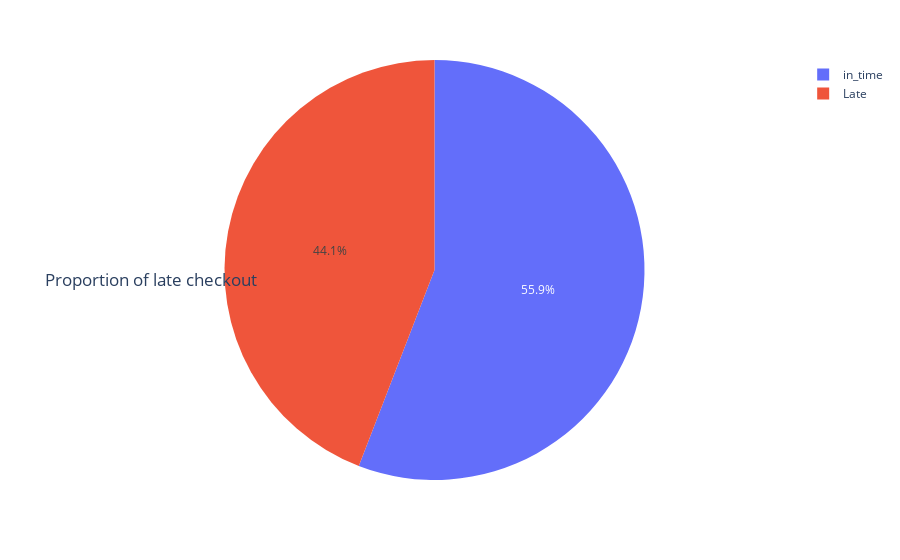

This figure's notebook cell:
### Markdown cell above
Proportion of late checkout

### Code cell
mask = df_delay['delay_at_checkout_in_minutes'] > 0
df_delay['checkout_status'] = ["Late" if x>0 else "in_time" for x in df_delay['delay_at_checkout_in_minutes']] 
fig = px.pie(df_delay, names='checkout_status')
fig.update_layout(title_text='Proportion of late checkout',title_y=0.5)
fig.show()

### Figure 1 — Plotly figure (JSON) as saved in the notebook; plotly's stock layout.template omitted (floating-point values rounded to 4 significant figures; data arrays with more than 128 entries replaced by an {"elided": "..."} marker saying what was removed)
{"data": [{"domain": {"x": [0, 1], "y": [0, 1]}, "hovertemplate": "checkout_status=%{label}<extra></extra>", "labels": {"elided": "21310 str values"}, "legendgroup": "", "name": "", "showlegend": true, "type": "pie"}], "layout": {"legend": {"tracegroupgap": 0}, "margin": {"t": 60}, "title": {"text": "Proportion of late checkout", "y": 0.5}}}
